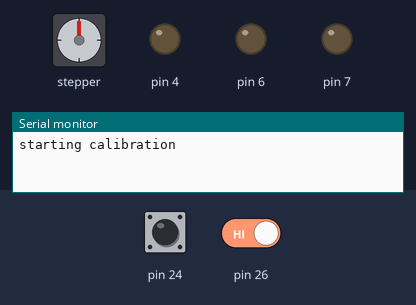
A sketch run on a simulated Arduino Mega 2560, built with avr-gcc and run on an emulated ATmega2560. Shown: stepper motor, output pins drawn as LEDs (lit = HIGH), the last lines printed to the serial monitor. Wiring (inferred from the names in the program): stepper motor driver (1600 steps per turn assumed): step pin 2; direction pin 5; enable pin 8. The inputs (shaded band) are chosen by the test bench; at power-on: pin 26 HIGH, pin 24 HIGH. Pins used as bus, display or sensor lines are not drawn.

Above: at 0.15 s.
At 0.8 s:
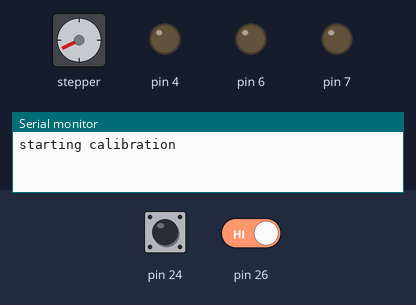
0.9 s: pin 26 driven LOW
At 1.5 s:
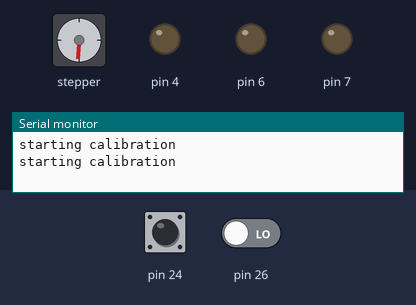
Timing chart, 0 to 3.9 s (numbered marks = the images above; inputs shaded):
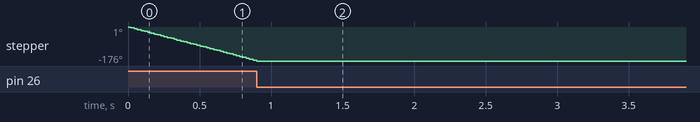

Measured:
- after the input at 0.9 s, stepper: goes on until 0.9 s, then stays -176°
- by itself, stepper: keeps turning counter-clockwise at about 200°/s

The sketch:

instrument_control.ino
```cpp
#include "stepperCtrl.h"

#define NBR_OF_STEPPERS 3
#define EN_PIN 8

char print_buffer[16];

enum stepperCtrls {
  SPEED_CTRL = 0,
  VARIO_CTRL = 1,
  ALTI_CTRL = 2
};

bool newData = false;
bool indexPulse = true;
int currentStepper = SPEED_CTRL;

stepperCtrl speedCtrl = {
  .stepPin = 2,
  .dirPin =  5,
  .stepPerRev = 1600,
  .pulseWidthMicros = 30,
  .millisBtwnSteps = 100,
  .pos = 0,
  .targetPos = 0,
};

stepperCtrl varioCtrl = {
  .stepPin = 3,
  .dirPin =  6,
  .stepPerRev = 1600,
  .pulseWidthMicros = 30,
  .millisBtwnSteps = 100,
  .pos = 0,
  .targetPos = 0,
};

stepperCtrl altiCtrl = {
  .stepPin = 4,
  .dirPin =  7,
  .stepPerRev = 1600,
  .pulseWidthMicros = 30,
  .millisBtwnSteps = 100,
  .pos = 0,
  .targetPos = 0,
};

stepperCtrl *steppers[NBR_OF_STEPPERS];

void step(stepperCtrl *motor) {
      digitalWrite(motor->stepPin, HIGH);
      delayMicroseconds(motor->pulseWidthMicros);
      digitalWrite(motor->stepPin, LOW);
      delayMicroseconds(motor->millisBtwnSteps);
      motor->pos < motor->targetPos ? motor->pos++ : motor->pos--;
}

int interp(map_t* c, int speed)
{
  int i;
  int n = 12;

  for( i = 0; i < n-1; i++ ){
    if ( c[i].speed <= speed && c[i+1].speed >= speed ){
      int diffSpeed = speed - c[i].speed;
      int diffStep = c[i+1].speed - c[i].speed;

      return (int)(c[i].step + ( c[i+1].step - c[i].step ) * diffSpeed / diffStep);
    }
  }

  return 0; // Out of range
}

void setup() {
 	Serial.begin(115200);
  Serial.setTimeout(10);

  pinMode(25, INPUT);

 	pinMode(EN_PIN, OUTPUT);
 	digitalWrite(EN_PIN, LOW);

  steppers[SPEED_CTRL] = &speedCtrl;
  steppers[VARIO_CTRL] = &varioCtrl;
  steppers[ALTI_CTRL] = &altiCtrl;

  for (int stepper=0; stepper < NBR_OF_STEPPERS; stepper++){
    pinMode(steppers[stepper]->stepPin, OUTPUT);
 	  pinMode(steppers[stepper]->dirPin, OUTPUT);
  }

  indexPulse = digitalRead(26);
  if (!indexPulse) {
    Serial.println("Moving away from index");
    steppers[SPEED_CTRL]->targetPos = -100;
    digitalWrite(steppers[SPEED_CTRL]->dirPin, HIGH);
    while (steppers[SPEED_CTRL]->targetPos != steppers[SPEED_CTRL]->pos) {
      step(steppers[SPEED_CTRL]);
      delay(1);
    }
  }

  Serial.println("starting calibration");
  indexPulse = digitalRead(26);
  digitalWrite(steppers[SPEED_CTRL]->dirPin, LOW);
  while(indexPulse) {
    indexPulse = digitalRead(26);
    // Serial.println(indexPulse);
    steppers[SPEED_CTRL]->targetPos++;
    step(steppers[SPEED_CTRL]);
    // delayMicroseconds(750);
    delay(1);
  }
  steppers[SPEED_CTRL]->targetPos = 0;
  steppers[SPEED_CTRL]->pos = 0;

    indexPulse = digitalRead(24);
  if (!indexPulse) {
    Serial.println("Moving away from index");
    steppers[VARIO_CTRL]->targetPos = -100;
    digitalWrite(steppers[VARIO_CTRL]->dirPin, HIGH);
    while (steppers[VARIO_CTRL]->targetPos != steppers[VARIO_CTRL]->pos) {
      step(steppers[VARIO_CTRL]);
      delay(1);
    }
  }

  Serial.println("starting calibration");
  indexPulse = digitalRead(24);
  digitalWrite(steppers[VARIO_CTRL]->dirPin, LOW);
  while(indexPulse) {
    indexPulse = digitalRead(24);
    // Serial.println(indexPulse);
    steppers[VARIO_CTRL]->targetPos++;
    step(steppers[VARIO_CTRL]);
    delayMicroseconds(500);
    // delay(1);
  }
  steppers[VARIO_CTRL]->targetPos = 0;
  steppers[VARIO_CTRL]->pos = 0;
}


void loop() {
  int targetPos;
  indexPulse = digitalRead(26);
  if (Serial.available() > 0) {
    targetPos = Serial.parseInt();
    newData = true;
  }

  if (newData) {
    steppers[currentStepper]->targetPos = targetPos;
    currentStepper++;
    currentStepper = currentStepper % 3;
    newData = false;
  }

  for (int stepper=0; stepper < NBR_OF_STEPPERS; stepper++){
    int count = 0;

    int *pos = &steppers[stepper]->pos;
    int *targetPos = &steppers[stepper]->targetPos;

    steppers[stepper]->pos < steppers[stepper]->targetPos ? digitalWrite(steppers[stepper]->dirPin, HIGH) : digitalWrite(steppers[stepper]->dirPin, LOW);
    while ((steppers[stepper]->pos != steppers[stepper]->targetPos) && (count < 1)) {
      step(steppers[stepper]);
      count++;
    }
  }

  // sprintf(print_buffer, "%i %i %i %i", steppers[SPEED_CTRL]->pos, steppers[VARIO_CTRL]->pos, steppers[ALTI_CTRL]->pos, indexPulse);
  // Serial.println(print_buffer);
}
```

stepperCtrl.h
```cpp
typedef struct {
  int stepPin;
  int dirPin;
  int stepPerRev;
  int pulseWidthMicros;
  int millisBtwnSteps;
  int pos;
  int targetPos;
} stepperCtrl;

typedef struct {int speed; int step;} map_t;

map_t stepMap[12] =
{
  {0,   0},
  {20,  70},
  {40,  150},
  {50,  280},
  {60,  440},
  {80,  790},
  {100, 1080},
  {120, 1320},
  {150, 1650},
  {200, 2090},
  {250, 2500},
  {300, 2860}
};

// stepXPin = 2; //X.STEP
// dirXPin = 5; // X.DIR
// stepYPin = 3; //Y.STEP
// dirYPin = 6; // Y.DIR
// stepZPin = 4; //Z.STEP
// dirZPin = 7; // Z.DIR
```
